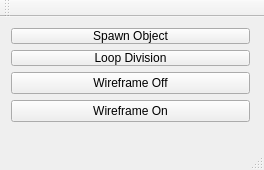
<?xml version="1.0" encoding="UTF-8"?>
<ui version="4.0">
 <class>Lab2Class</class>
 <widget class="QMainWindow" name="Lab2Class">
  <property name="geometry">
   <rect>
    <x>0</x>
    <y>0</y>
    <width>264</width>
    <height>170</height>
   </rect>
  </property>
  <property name="windowTitle">
   <string>Lab2</string>
  </property>
  <widget class="QWidget" name="centralWidget">
   <widget class="QWidget" name="layoutWidget">
    <property name="geometry">
     <rect>
      <x>0</x>
      <y>0</y>
      <width>261</width>
      <height>116</height>
     </rect>
    </property>
    <layout class="QGridLayout" name="gridLayout_3">
     <item row="0" column="0">
      <layout class="QGridLayout" name="gridLayout_2">
       <item row="0" column="0">
        <layout class="QGridLayout" name="gridLayout">
         <item row="0" column="0">
          <widget class="QPushButton" name="ObjectButton">
           <property name="text">
            <string>Spawn Object</string>
           </property>
          </widget>
         </item>
        </layout>
       </item>
       <item row="1" column="0">
        <widget class="QPushButton" name="LoopButton">
         <property name="text">
          <string>Loop Division</string>
         </property>
        </widget>
       </item>
      </layout>
     </item>
     <item row="1" column="0">
      <widget class="QPushButton" name="wireframe_OFF">
       <property name="text">
        <string>Wireframe Off</string>
       </property>
      </widget>
     </item>
     <item row="2" column="0">
      <widget class="QPushButton" name="wireframe_ON">
       <property name="text">
        <string>Wireframe On</string>
       </property>
      </widget>
     </item>
    </layout>
   </widget>
  </widget>
  <widget class="QMenuBar" name="menuBar">
   <property name="geometry">
    <rect>
     <x>0</x>
     <y>0</y>
     <width>264</width>
     <height>21</height>
    </rect>
   </property>
  </widget>
  <widget class="QToolBar" name="mainToolBar">
   <attribute name="toolBarArea">
    <enum>TopToolBarArea</enum>
   </attribute>
   <attribute name="toolBarBreak">
    <bool>false</bool>
   </attribute>
  </widget>
  <widget class="QStatusBar" name="statusBar"/>
 </widget>
 <layoutdefault spacing="6" margin="11"/>
 <resources>
  <include location="lab2.qrc"/>
 </resources>
 <connections/>
</ui>
